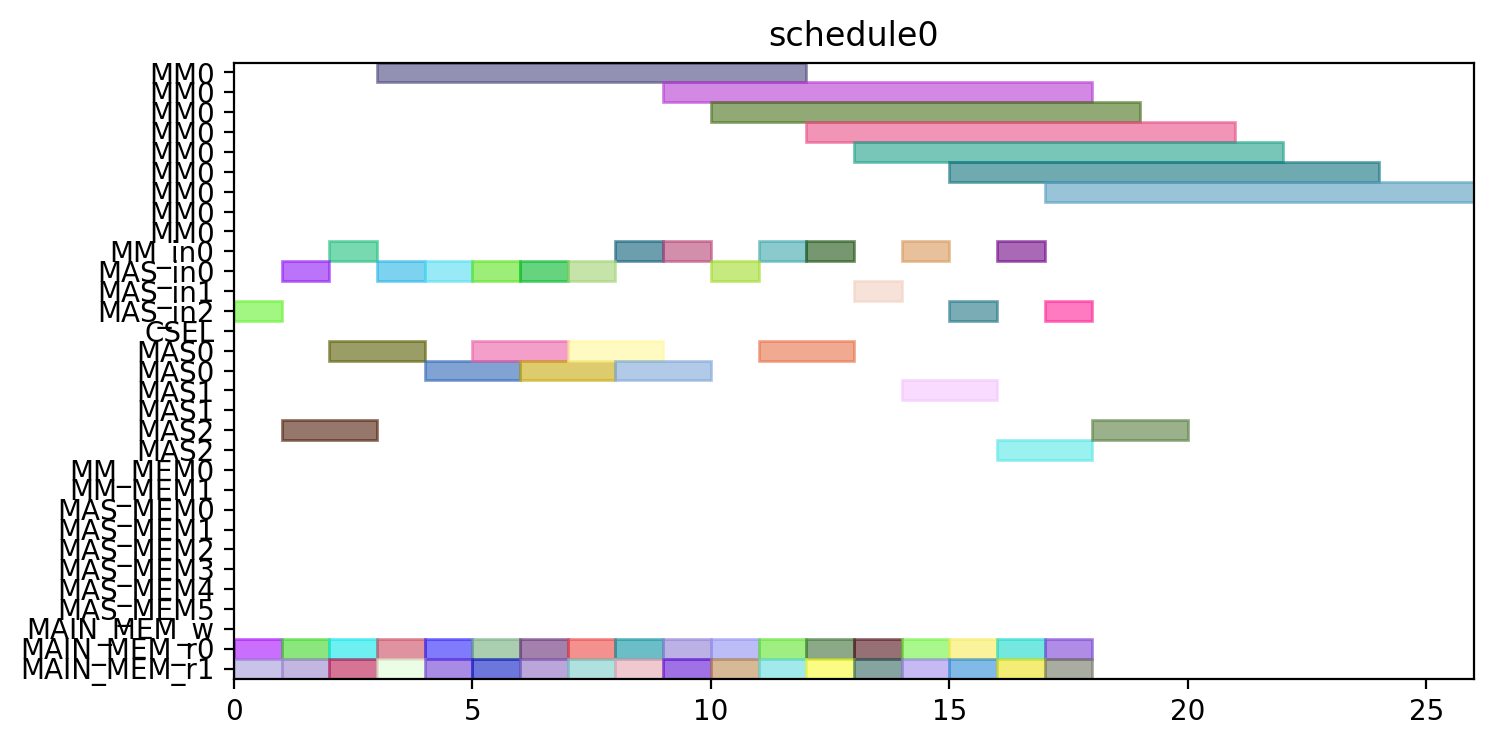

Write the Python code that produced this figure.
from pyschedule import Scenario, solvers, plotters, alt


def solve():
	horizon = 120
	S = Scenario("schedule0", horizon=horizon)

	# resource
	MM = S.Resources('MM', num=1, size=9)
	MM_in = S.Resources('MM_in', num=1)
	MAS_in = S.Resources('MAS_in', num=3)
	CSEL = S.Resource('CSEL')
	MAS = S.Resources('MAS', num=3, size=2, periods=range(1, horizon))
	MM_MEM = S.Resources('MM_MEM', num=2)
	MAS_MEM = S.Resources('MAS_MEM', num=6)
	MAIN_MEM_w = S.Resource('MAIN_MEM_w', size=1)
	MAIN_MEM_r = S.Resources('MAIN_MEM_r', num=2)

	# result of previous scheduling

	# new tasks
	t0_t0 = S.Task('t0_t0', length=2, delay_cost=1)
	t0_t0 += alt(MAS)
	t0_t0_in = S.Task('t0_t0_in', length=1, delay_cost=1)
	t0_t0_in += alt(MAS_in)
	S += t0_t0_in*MAS_in[0]<=t0_t0*MAS[0]

	S += t0_t0_in*MAS_in[1]<=t0_t0*MAS[1]

	S += t0_t0_in*MAS_in[2]<=t0_t0*MAS[2]

	t0_t0_mem0 = S.Task('t0_t0_mem0', length=1, delay_cost=1)
	t0_t0_mem0 += MAIN_MEM_r[0]
	S += t0_t0_mem0 <= t0_t0

	t0_t0_mem1 = S.Task('t0_t0_mem1', length=1, delay_cost=1)
	t0_t0_mem1 += MAIN_MEM_r[1]
	S += t0_t0_mem1 <= t0_t0

	t0_t1 = S.Task('t0_t1', length=2, delay_cost=1)
	t0_t1 += alt(MAS)
	t0_t1_in = S.Task('t0_t1_in', length=1, delay_cost=1)
	t0_t1_in += alt(MAS_in)
	S += t0_t1_in*MAS_in[0]<=t0_t1*MAS[0]

	S += t0_t1_in*MAS_in[1]<=t0_t1*MAS[1]

	S += t0_t1_in*MAS_in[2]<=t0_t1*MAS[2]

	t0_t1_mem0 = S.Task('t0_t1_mem0', length=1, delay_cost=1)
	t0_t1_mem0 += MAIN_MEM_r[0]
	S += t0_t1_mem0 <= t0_t1

	t0_t1_mem1 = S.Task('t0_t1_mem1', length=1, delay_cost=1)
	t0_t1_mem1 += MAIN_MEM_r[1]
	S += t0_t1_mem1 <= t0_t1

	t0_t3 = S.Task('t0_t3', length=9, delay_cost=1)
	t0_t3 += alt(MM)
	t0_t3_in = S.Task('t0_t3_in', length=1, delay_cost=1)
	t0_t3_in += alt(MM_in)
	S += t0_t3_in*MM_in[0]<=t0_t3*MM[0]
	t0_t3_mem0 = S.Task('t0_t3_mem0', length=1, delay_cost=1)
	t0_t3_mem0 += MAIN_MEM_r[0]
	S += t0_t3_mem0 <= t0_t3

	t0_t3_mem1 = S.Task('t0_t3_mem1', length=1, delay_cost=1)
	t0_t3_mem1 += MAIN_MEM_r[1]
	S += t0_t3_mem1 <= t0_t3

	t1_t0 = S.Task('t1_t0', length=2, delay_cost=1)
	t1_t0 += alt(MAS)
	t1_t0_in = S.Task('t1_t0_in', length=1, delay_cost=1)
	t1_t0_in += alt(MAS_in)
	S += t1_t0_in*MAS_in[0]<=t1_t0*MAS[0]

	S += t1_t0_in*MAS_in[1]<=t1_t0*MAS[1]

	S += t1_t0_in*MAS_in[2]<=t1_t0*MAS[2]

	t1_t0_mem0 = S.Task('t1_t0_mem0', length=1, delay_cost=1)
	t1_t0_mem0 += MAIN_MEM_r[0]
	S += t1_t0_mem0 <= t1_t0

	t1_t0_mem1 = S.Task('t1_t0_mem1', length=1, delay_cost=1)
	t1_t0_mem1 += MAIN_MEM_r[1]
	S += t1_t0_mem1 <= t1_t0

	t1_t1 = S.Task('t1_t1', length=2, delay_cost=1)
	t1_t1 += alt(MAS)
	t1_t1_in = S.Task('t1_t1_in', length=1, delay_cost=1)
	t1_t1_in += alt(MAS_in)
	S += t1_t1_in*MAS_in[0]<=t1_t1*MAS[0]

	S += t1_t1_in*MAS_in[1]<=t1_t1*MAS[1]

	S += t1_t1_in*MAS_in[2]<=t1_t1*MAS[2]

	t1_t1_mem0 = S.Task('t1_t1_mem0', length=1, delay_cost=1)
	t1_t1_mem0 += MAIN_MEM_r[0]
	S += t1_t1_mem0 <= t1_t1

	t1_t1_mem1 = S.Task('t1_t1_mem1', length=1, delay_cost=1)
	t1_t1_mem1 += MAIN_MEM_r[1]
	S += t1_t1_mem1 <= t1_t1

	t1_t3 = S.Task('t1_t3', length=9, delay_cost=1)
	t1_t3 += alt(MM)
	t1_t3_in = S.Task('t1_t3_in', length=1, delay_cost=1)
	t1_t3_in += alt(MM_in)
	S += t1_t3_in*MM_in[0]<=t1_t3*MM[0]
	t1_t3_mem0 = S.Task('t1_t3_mem0', length=1, delay_cost=1)
	t1_t3_mem0 += MAIN_MEM_r[0]
	S += t1_t3_mem0 <= t1_t3

	t1_t3_mem1 = S.Task('t1_t3_mem1', length=1, delay_cost=1)
	t1_t3_mem1 += MAIN_MEM_r[1]
	S += t1_t3_mem1 <= t1_t3

	t2_t2 = S.Task('t2_t2', length=2, delay_cost=1)
	t2_t2 += alt(MAS)
	t2_t2_in = S.Task('t2_t2_in', length=1, delay_cost=1)
	t2_t2_in += alt(MAS_in)
	S += t2_t2_in*MAS_in[0]<=t2_t2*MAS[0]

	S += t2_t2_in*MAS_in[1]<=t2_t2*MAS[1]

	S += t2_t2_in*MAS_in[2]<=t2_t2*MAS[2]

	t2_t2_mem0 = S.Task('t2_t2_mem0', length=1, delay_cost=1)
	t2_t2_mem0 += MAIN_MEM_r[0]
	S += t2_t2_mem0 <= t2_t2

	t2_t2_mem1 = S.Task('t2_t2_mem1', length=1, delay_cost=1)
	t2_t2_mem1 += MAIN_MEM_r[1]
	S += t2_t2_mem1 <= t2_t2

	t5_t0 = S.Task('t5_t0', length=9, delay_cost=1)
	t5_t0 += alt(MM)
	t5_t0_in = S.Task('t5_t0_in', length=1, delay_cost=1)
	t5_t0_in += alt(MM_in)
	S += t5_t0_in*MM_in[0]<=t5_t0*MM[0]
	t5_t0_mem0 = S.Task('t5_t0_mem0', length=1, delay_cost=1)
	t5_t0_mem0 += MAIN_MEM_r[0]
	S += t5_t0_mem0 <= t5_t0

	t5_t0_mem1 = S.Task('t5_t0_mem1', length=1, delay_cost=1)
	t5_t0_mem1 += MAIN_MEM_r[1]
	S += t5_t0_mem1 <= t5_t0

	t5_t1 = S.Task('t5_t1', length=9, delay_cost=1)
	t5_t1 += alt(MM)
	t5_t1_in = S.Task('t5_t1_in', length=1, delay_cost=1)
	t5_t1_in += alt(MM_in)
	S += t5_t1_in*MM_in[0]<=t5_t1*MM[0]
	t5_t1_mem0 = S.Task('t5_t1_mem0', length=1, delay_cost=1)
	t5_t1_mem0 += MAIN_MEM_r[0]
	S += t5_t1_mem0 <= t5_t1

	t5_t1_mem1 = S.Task('t5_t1_mem1', length=1, delay_cost=1)
	t5_t1_mem1 += MAIN_MEM_r[1]
	S += t5_t1_mem1 <= t5_t1

	t5_t2 = S.Task('t5_t2', length=2, delay_cost=1)
	t5_t2 += alt(MAS)
	t5_t2_in = S.Task('t5_t2_in', length=1, delay_cost=1)
	t5_t2_in += alt(MAS_in)
	S += t5_t2_in*MAS_in[0]<=t5_t2*MAS[0]

	S += t5_t2_in*MAS_in[1]<=t5_t2*MAS[1]

	S += t5_t2_in*MAS_in[2]<=t5_t2*MAS[2]

	t5_t2_mem0 = S.Task('t5_t2_mem0', length=1, delay_cost=1)
	t5_t2_mem0 += MAIN_MEM_r[0]
	S += t5_t2_mem0 <= t5_t2

	t5_t2_mem1 = S.Task('t5_t2_mem1', length=1, delay_cost=1)
	t5_t2_mem1 += MAIN_MEM_r[1]
	S += t5_t2_mem1 <= t5_t2

	t5_t3 = S.Task('t5_t3', length=2, delay_cost=1)
	t5_t3 += alt(MAS)
	t5_t3_in = S.Task('t5_t3_in', length=1, delay_cost=1)
	t5_t3_in += alt(MAS_in)
	S += t5_t3_in*MAS_in[0]<=t5_t3*MAS[0]

	S += t5_t3_in*MAS_in[1]<=t5_t3*MAS[1]

	S += t5_t3_in*MAS_in[2]<=t5_t3*MAS[2]

	t5_t3_mem0 = S.Task('t5_t3_mem0', length=1, delay_cost=1)
	t5_t3_mem0 += MAIN_MEM_r[0]
	S += t5_t3_mem0 <= t5_t3

	t5_t3_mem1 = S.Task('t5_t3_mem1', length=1, delay_cost=1)
	t5_t3_mem1 += MAIN_MEM_r[1]
	S += t5_t3_mem1 <= t5_t3

	t7_t0 = S.Task('t7_t0', length=2, delay_cost=1)
	t7_t0 += alt(MAS)
	t7_t0_in = S.Task('t7_t0_in', length=1, delay_cost=1)
	t7_t0_in += alt(MAS_in)
	S += t7_t0_in*MAS_in[0]<=t7_t0*MAS[0]

	S += t7_t0_in*MAS_in[1]<=t7_t0*MAS[1]

	S += t7_t0_in*MAS_in[2]<=t7_t0*MAS[2]

	t7_t0_mem0 = S.Task('t7_t0_mem0', length=1, delay_cost=1)
	t7_t0_mem0 += MAIN_MEM_r[0]
	S += t7_t0_mem0 <= t7_t0

	t7_t0_mem1 = S.Task('t7_t0_mem1', length=1, delay_cost=1)
	t7_t0_mem1 += MAIN_MEM_r[1]
	S += t7_t0_mem1 <= t7_t0

	t7_t1 = S.Task('t7_t1', length=2, delay_cost=1)
	t7_t1 += alt(MAS)
	t7_t1_in = S.Task('t7_t1_in', length=1, delay_cost=1)
	t7_t1_in += alt(MAS_in)
	S += t7_t1_in*MAS_in[0]<=t7_t1*MAS[0]

	S += t7_t1_in*MAS_in[1]<=t7_t1*MAS[1]

	S += t7_t1_in*MAS_in[2]<=t7_t1*MAS[2]

	t7_t1_mem0 = S.Task('t7_t1_mem0', length=1, delay_cost=1)
	t7_t1_mem0 += MAIN_MEM_r[0]
	S += t7_t1_mem0 <= t7_t1

	t7_t1_mem1 = S.Task('t7_t1_mem1', length=1, delay_cost=1)
	t7_t1_mem1 += MAIN_MEM_r[1]
	S += t7_t1_mem1 <= t7_t1

	t7_t3 = S.Task('t7_t3', length=9, delay_cost=1)
	t7_t3 += alt(MM)
	t7_t3_in = S.Task('t7_t3_in', length=1, delay_cost=1)
	t7_t3_in += alt(MM_in)
	S += t7_t3_in*MM_in[0]<=t7_t3*MM[0]
	t7_t3_mem0 = S.Task('t7_t3_mem0', length=1, delay_cost=1)
	t7_t3_mem0 += MAIN_MEM_r[0]
	S += t7_t3_mem0 <= t7_t3

	t7_t3_mem1 = S.Task('t7_t3_mem1', length=1, delay_cost=1)
	t7_t3_mem1 += MAIN_MEM_r[1]
	S += t7_t3_mem1 <= t7_t3

	t10_t0 = S.Task('t10_t0', length=9, delay_cost=1)
	t10_t0 += alt(MM)
	t10_t0_in = S.Task('t10_t0_in', length=1, delay_cost=1)
	t10_t0_in += alt(MM_in)
	S += t10_t0_in*MM_in[0]<=t10_t0*MM[0]
	t10_t0_mem0 = S.Task('t10_t0_mem0', length=1, delay_cost=1)
	t10_t0_mem0 += MAIN_MEM_r[0]
	S += t10_t0_mem0 <= t10_t0

	t10_t0_mem1 = S.Task('t10_t0_mem1', length=1, delay_cost=1)
	t10_t0_mem1 += MAIN_MEM_r[1]
	S += t10_t0_mem1 <= t10_t0

	t10_t1 = S.Task('t10_t1', length=9, delay_cost=1)
	t10_t1 += alt(MM)
	t10_t1_in = S.Task('t10_t1_in', length=1, delay_cost=1)
	t10_t1_in += alt(MM_in)
	S += t10_t1_in*MM_in[0]<=t10_t1*MM[0]
	t10_t1_mem0 = S.Task('t10_t1_mem0', length=1, delay_cost=1)
	t10_t1_mem0 += MAIN_MEM_r[0]
	S += t10_t1_mem0 <= t10_t1

	t10_t1_mem1 = S.Task('t10_t1_mem1', length=1, delay_cost=1)
	t10_t1_mem1 += MAIN_MEM_r[1]
	S += t10_t1_mem1 <= t10_t1

	t10_t2 = S.Task('t10_t2', length=2, delay_cost=1)
	t10_t2 += alt(MAS)
	t10_t2_in = S.Task('t10_t2_in', length=1, delay_cost=1)
	t10_t2_in += alt(MAS_in)
	S += t10_t2_in*MAS_in[0]<=t10_t2*MAS[0]

	S += t10_t2_in*MAS_in[1]<=t10_t2*MAS[1]

	S += t10_t2_in*MAS_in[2]<=t10_t2*MAS[2]

	t10_t2_mem0 = S.Task('t10_t2_mem0', length=1, delay_cost=1)
	t10_t2_mem0 += MAIN_MEM_r[0]
	S += t10_t2_mem0 <= t10_t2

	t10_t2_mem1 = S.Task('t10_t2_mem1', length=1, delay_cost=1)
	t10_t2_mem1 += MAIN_MEM_r[1]
	S += t10_t2_mem1 <= t10_t2

	t10_t3 = S.Task('t10_t3', length=2, delay_cost=1)
	t10_t3 += alt(MAS)
	t10_t3_in = S.Task('t10_t3_in', length=1, delay_cost=1)
	t10_t3_in += alt(MAS_in)
	S += t10_t3_in*MAS_in[0]<=t10_t3*MAS[0]

	S += t10_t3_in*MAS_in[1]<=t10_t3*MAS[1]

	S += t10_t3_in*MAS_in[2]<=t10_t3*MAS[2]

	t10_t3_mem0 = S.Task('t10_t3_mem0', length=1, delay_cost=1)
	t10_t3_mem0 += MAIN_MEM_r[0]
	S += t10_t3_mem0 <= t10_t3

	t10_t3_mem1 = S.Task('t10_t3_mem1', length=1, delay_cost=1)
	t10_t3_mem1 += MAIN_MEM_r[1]
	S += t10_t3_mem1 <= t10_t3

	solvers.mip.solve(S,msg=1,kind='CPLEX',ratio_gap=1.01)

	solution = [['hoge']*len(S.solution()[1]) for i in range(len(S.solution()))]
	for i in range(len(S.solution())):
		for j in range(len(S.solution()[i])):
			solution[i][j]=str(S.solution()[i][j])
	print(solution)

	cycles = int(solution[-1][3])

	pic_file_name = "/mnt/rose/usr1/fukuda/ABE/multiRAM_multiMAS_16mux/scheduling_result/stage9MM1_stage2MAS3/EP2_DBL_w_EVAL/schedule0.png"
	if(S.solution() != []):
		plotters.matplotlib.plot(S,img_filename=pic_file_name, show_task_labels=False, fig_size=(cycles*0.25+3, 4))

	return solution
